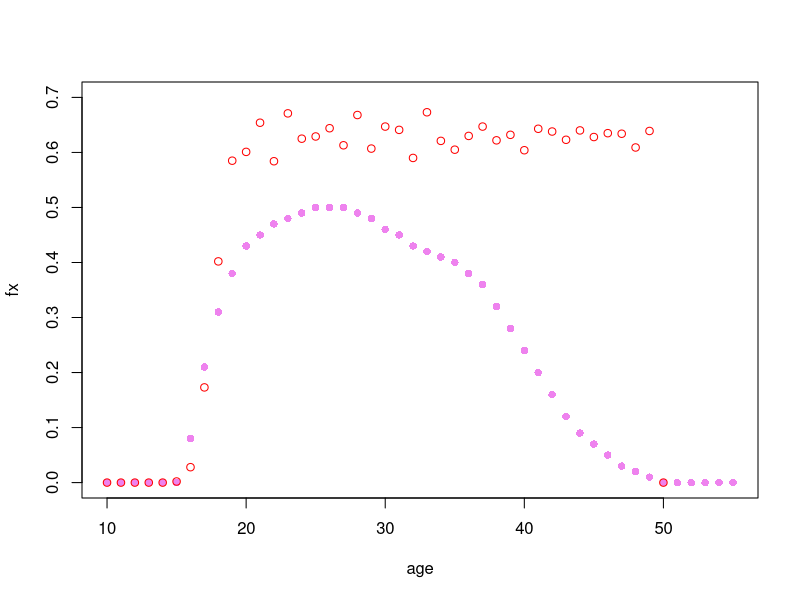
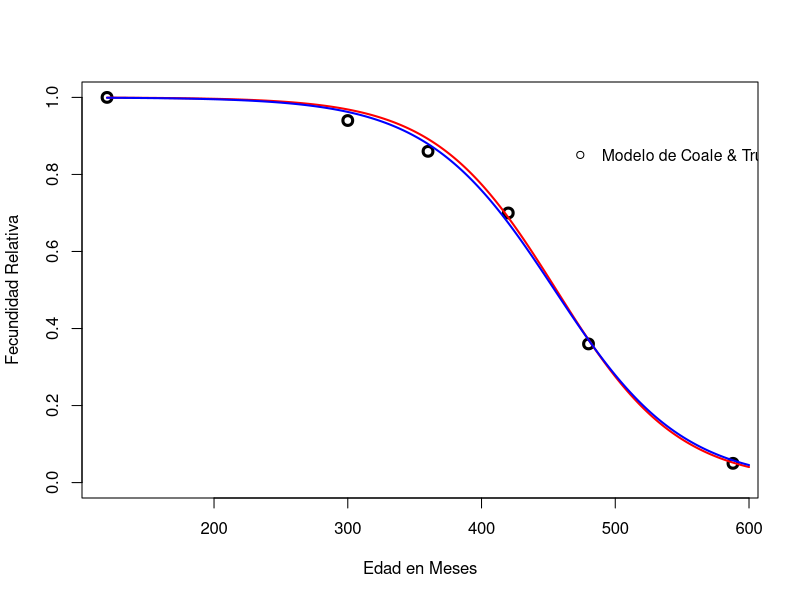
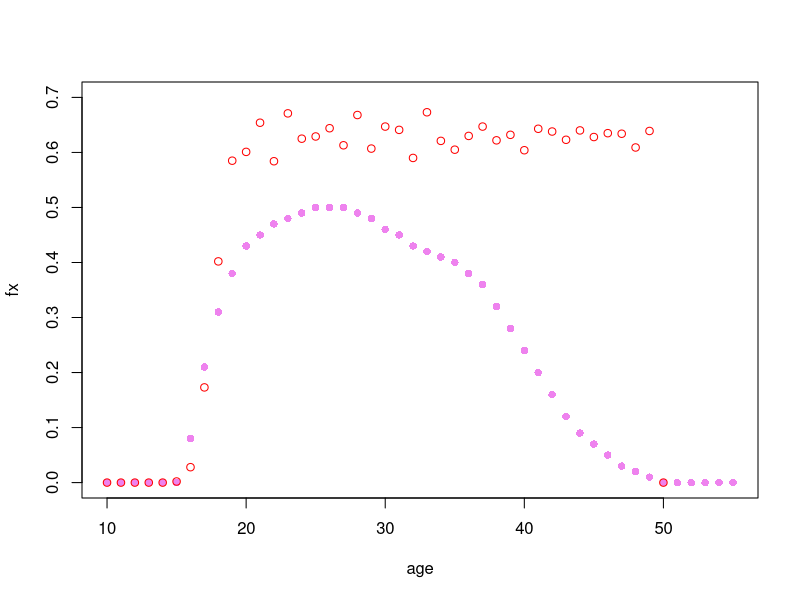

These figures' R source, in order: (Note: this script raises an error after producing the figures.)
################################################################################
# Demografía 2024 IESTA                                                        #
# Daniel Ciganda                                                               # 
# 3er Laboratorio: Proceso Reproductivo y fecundidad                           # 
# 29 de Agosto de 2024                                                         #   
################################################################################

# cargar datos de Huteritas
fx_ht <- read.csv("asfrs_ht.csv", header = T) 

# En el laboratorio anterior comenzamos a trabajar con un modelo del proceso
# reproductivo para una cohorte, es decir, un modelo que simula las
# trayectorias reproductivas de una cohorte de mujeres desde el matrimonio
# hasta el comienzo de la menopausia

# Repasamos el funcionamiento del modelo y los resultados preliminares: 

gen_hst <- function(n, fi, ns, mu, su){
  
  wt_u <- rlnorm(n, log(mu^2/ sqrt(mu^2+su^2)), sqrt(log(1 + su^2/mu^2))) * 12 # 
  
  wt_c <- lapply(1:50, function(x) rnbinom(n, 1, fi)) #
  
  wt_b <- list()
  wt_b[[1]] <- wt_u + wt_c[[1]] + 9 #
  
  hst <- list()
  hst[[1]] <- as.data.frame(cbind(id = 1:n,
                                  edad = wt_b[[1]]/12,
                                  paridad = 1))
  
  for(i in 2:50){
    
    wt_b[[i]] <- wt_b[[i-1]] + ns + wt_c[[i]] + 9 #
    
    nid <- which(wt_b[[i]]>50*12) #
    
    wt_b[[i]][nid] <- NA 
    
    if(sum(is.na(wt_b[[i]])) == n){break} #
    
    hst[[i]] <- as.data.frame(cbind(id = rep(1:n,i),
                                    edad = unlist(wt_b)/12,
                                    paridad = rep(1:i, each = n)))
    hst[[i]] <- hst[[i]][!is.na(hst[[i]]$edad),]
  }
  
  return(hst)
  
}

# Simulamos las trayectorias reproductivas de una cohorte de 
# 1000 mujeres 

# n mayor
ls_hst <- gen_hst(n = 1000, fi = 0.2, ns = 6, mu = 18, su = 1.1)

# Graficamos las tasas específicas de fecundidad por edad f(x) teniendo a
# las f(x) de los Huteritas como referencia
plot(fx_ht, col = "violet", pch = 16, ylim = c(0,0.7))


# extraemos el ultimo elemento de la lista con los outputs del modelo
hst <- ls_hst[[length(ls_hst)]]

# Calculamos las tasas espeificas de fecundidad por edad
fx <- table(factor(floor(hst$edad), levels = 10:50)) / max(hst$id)

#graficamos
points(10:50, as.data.frame(fx)[,2], col = "red")

# Las tasas específicas de fecundidad por edad que obtenemos del modelo
# Siguen el patrón esperado en las primeras edades, pero no se observa 
# la caída característica a partir de determinada edad donde se alcanza un máximo


################################################################  
# Modelos del proceso reproductivo - Modelo con fecundabilidad #
# dependiente de la edad                                       #  
################################################################

# Para generar una distribución realista de f(x) tenemos que considerar 
# como evoluciona la capacidad biológica de concebir en el tiempo (edad)

# Para aproximar como la fecundabilidad cambia en función de la edad vamos
# a utilizar el modelo derivado por Coale and Trussell (1974) 

df <- as.data.frame(cbind(age = c(10,25,30,35,40,49)*12,
                          series= c(100,94,86,70,36,5)/100))
plot(df, lwd = 3, cex = 1.3,
     ylab = "Fecundidad Relativa",
     xlab = "Edad en Meses",
     ylim = c(0,1))
legend(460, 0.9, legend = "Modelo de Coale & Trussell",
       lwd = c(1), col = "black",
       cex=0.95, bty = "n",
       lty = 0,
       pch = 1,
       y.intersp = 1,
       x.intersp = 0.5)

# Necesitamos obtener un modelo paramétrico para representar el cambio 
# de fi en t y poder utilizarlo en nuestro modelo de trayectorias reproductivas

# Podemos aproximarnos con una una función logística: 1/(1 + exp(-r*(x-x0)))
# Definimos visualmente unos valores de los parámetros que producen una curva que 
# se ajusta al modelo de Coale y Trussell

x0_ini <- 38*12      # punto de inflexión ("ini"  = valor inicial aproximado) 
r_ini  <- 0.022      # tasa
age <- seq(10*12, 50*12,1)

lines(age, 1 / (1 + exp(r_ini*(age-x0_ini))), col = "red", lwd = 2)

# Describir brevemente lo que se observa en el gráfico 
# En el grafico podemos apreciar la caida de la fecundidad relativa, con respecto 
# a la edad en meses



# Podemos estimar los parámetros de la función logística con la ayuda de la
# función nls() que implementa un algoritmo de mínimos cuadrados no-lineales
# (nonlinear least-squares)

nls_fit <- nls(df$series ~ 1 / (1 + exp(r*(age-x0))),
               data = df,
               start = list(r = 0.022, x0 = 38*12)) # valores iniciales

# accedemos a los valores de los parámetros estimados
r <- coef(nls_fit)[1] 
x0 <- coef(nls_fit)[2]

# Ejercicio: graficar una línea sobre el gráfico anterior con 
# la función logística definida por los parámetros estimados en el paso anterior.

lines(age, 1 / (1 + exp(r*(age-x0))), col = "blue", lwd = 2)


# Ahora que tenemos un modelo para fi_t podemos incorporarlo a nuestro modelo 
# del proceso reproductivo

################################################
# Modelo con fecundabilidad dependiente de t   #
################################################

# Ejercicio: Completar la descripción en las líneas indicadas

gen_hst_t <- function(n, ns, x0, r, mu, su){
  
  id = vector()
  wt_c = vector()
  
  meses <- 1:(50*12) #
  
  # fecundabilidad
  fi_t <- 0.2 / (1 + exp(r*(meses-x0))) # 
  fi_t[max(meses)] <- 0 #  
  #plot(meses,fi_t)
  
  wt_u <- rlnorm(n, log(mu^2/ sqrt(mu^2+su^2)), sqrt(log(1 + su^2/mu^2))) * 12 # 

  
  fi_it <- lapply(1:n, function(x) fi_t[wt_u[x]:length(fi_t)]) # 
  
  maxt <- max(sapply(fi_it, length)) # 
  
  for(t in 1:maxt){ 
    
    is <- which(runif(n) < sapply(fi_it, function(x) x[t])) # 
    
    if(length(is)!=0){ 
      
      wts <- sapply(is, function(x) (wt_u[x]-1) + t) # 
      
      id <- c(id, is) 
      wt_c <- c(wt_c, wts)
      
      
      fi_it[is] <- lapply(fi_it[is], function(x){x[t:(t+9+ns)] <- NA; return(x)}) # 
      
    }
    
  }
  
  data <- as.data.frame(cbind(id = id, wt_c = wt_c))
  data <- data[order(data$id),]
  hst <- as.data.frame(cbind(id = data$id,
                             edad = (data$wt_c + 9)/12,
                             nac = rep(table(data$id), table(data$id)),
                             paridad = sequence(table(data$id))))
  return(hst)
}


# Ejercicio: Obtener las tásas específicas de fecundidad por edad para una cohorte de
# 5000 mujeres con un perído de no-suceptibilidad de 6 meses, edad media a la union de
# 20 años (y desvío estandar 1.1) utilizando el modelo con fecundabilidad
# dependiente de t), graficar.

hst_t <- # completar

# graficamos sobre los resultados anterirores
plot(fx_ht, col = "violet", pch = 16, ylim = c(0,0.7))

hst <- ls_hst[[length(ls_hst)]]
fx <- table(factor(floor(hst$edad), levels = 10:50)) / max(hst$id)
points(10:50, as.data.frame(fx)[,2], col = "red")

fx_t <- table(factor(floor(hst_t$edad), levels = 10:50)) / max(hst_t$id)
points(10:50, as.data.frame(fx_t)[,2], col = "blue")

# Describir lo que se observa en el gráfico. 
# A qué se deben las diferencias entre los modelos?
# A que se deben las diferencias entre el modelo más reciente
# y los datos de los Huteritas?



# Ejercicio:

# Buscar una combinación de parámetros que genere unas f(x) simuladas similares
# a los datos de la cohorte de Huteritas.

hst_ht_sim <- # completar

# graficamos sobre los resultados anteriores
plot(fx_ht, col = "violet", pch = 16, ylim = c(0,0.7))
fx_ht_sim <- table(factor(floor(hst_ht_sim$edad), levels = 10:50)) / max(hst_ht_sim$id)
points(10:50, as.data.frame(fx_ht_sim)[,2], col = "red")
